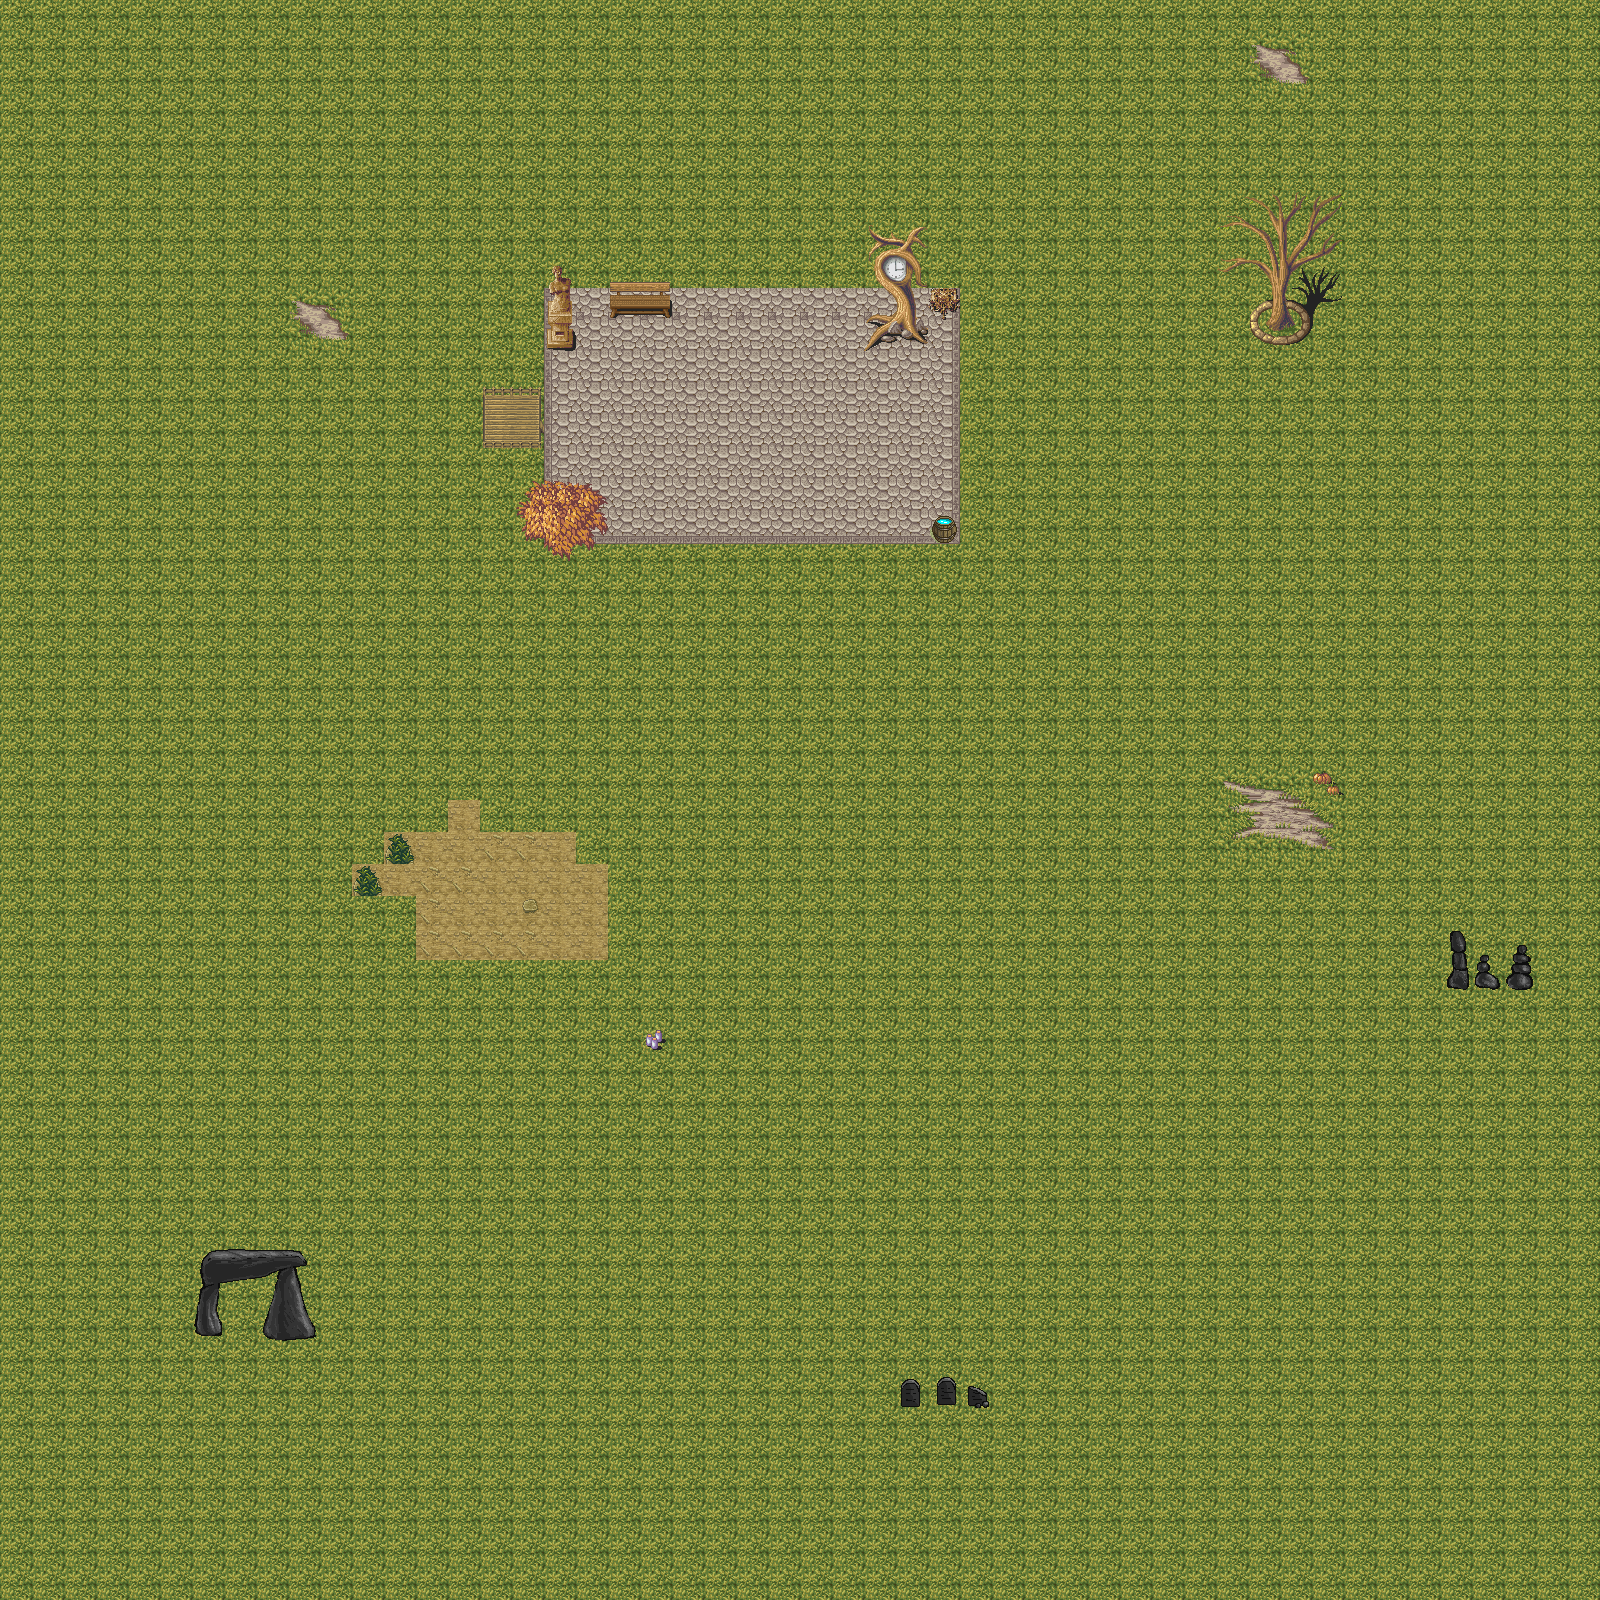

This is a level from a 2D game, rendered from its Tiled map with the project's own tilesets. A one-line summary and the map file follow, with tile-layer data summarised:
An orthogonal 50x50 tile map with 32x32 px tiles, 3 tile layers (Ground, PlayerLayer, TopLayer), 2 tilesets and 1 object.

<map version="1.0" orientation="orthogonal" renderorder="right-down" width="50" height="50" tilewidth="32" tileheight="32" nextobjectid="1">
 <tileset firstgid="1" name="Landscapes" tilewidth="32" tileheight="32" tilecount="900" columns="30">
  <image source="hyptosis_tile.png" width="960" height="960" />
 </tileset>
 <tileset firstgid="901" name="trees" tilewidth="32" tileheight="32" tilecount="900" columns="30">
  <image source="hyptosis_tile.png" width="960" height="960" />
  <tile id="185">
   <objectgroup draworder="index">
    <object id="3" x="-1.5" y="0" width="34.5" height="32" />
   </objectgroup>
  </tile>
 </tileset>
 <layer name="Ground" width="50" height="50">
  <data>[2500 cells, 2500 non-empty, 26 distinct tile ids]</data>
 </layer>
 <layer name="PlayerLayer" width="50" height="50">
  <data>[2500 cells, 0 non-empty, 0 distinct tile ids]</data>
 </layer>
 <layer name="TopLayer" width="50" height="50">
  <data>[2500 cells, 74 non-empty, 74 distinct tile ids]</data>
 </layer>
</map>
